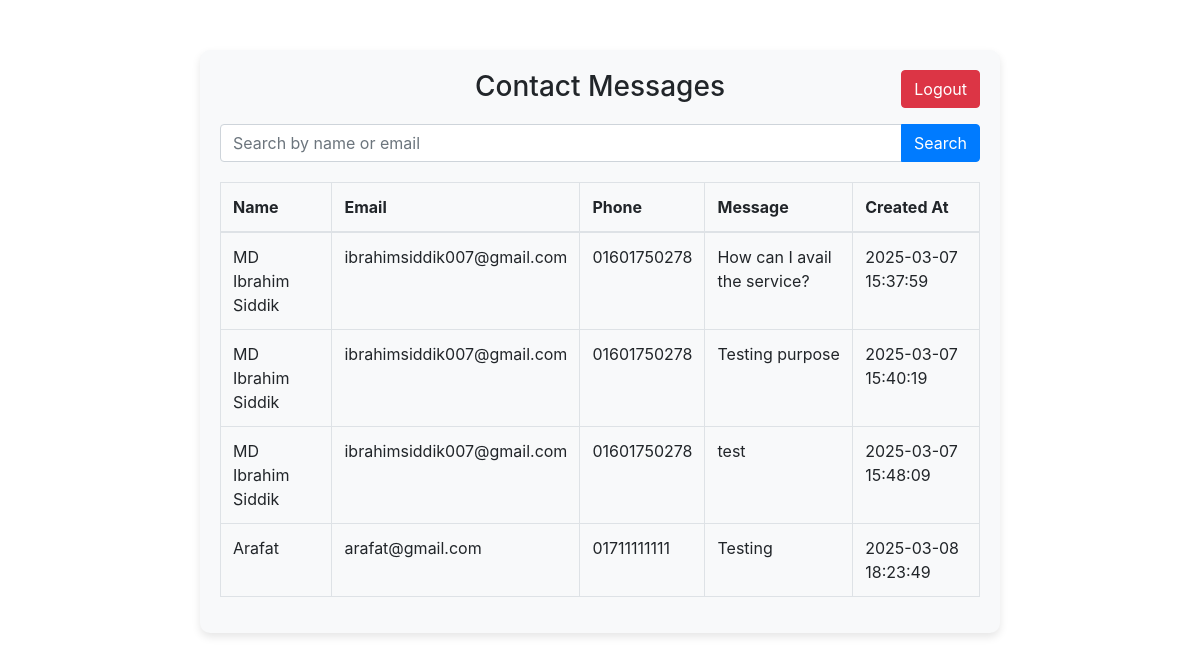
/admin_contacts.php (signed in), run on an earlier commit of the app's database.
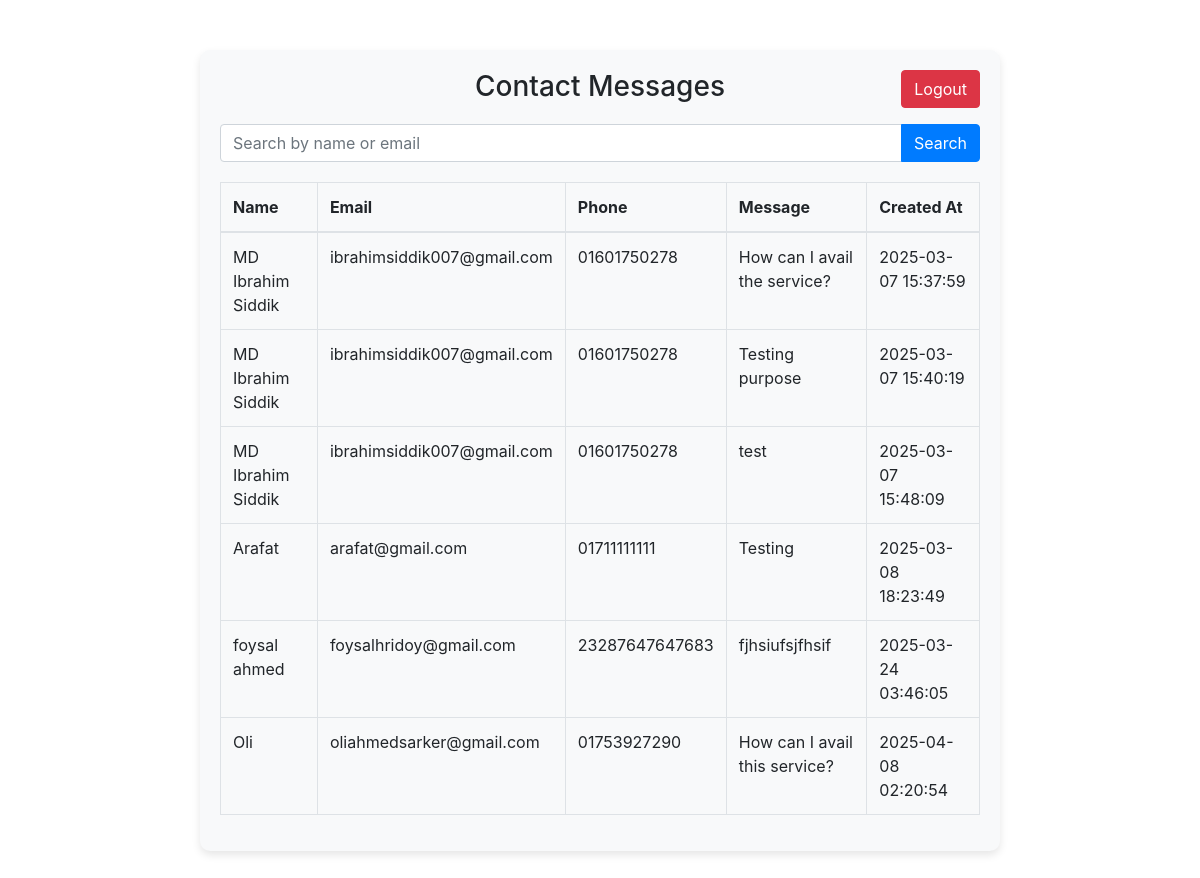
And on a later commit of the database.
### tables this page shows
CREATE TABLE `contacts` (
  `id` int(11) NOT NULL,
  `name` varchar(255) NOT NULL,
  `email` varchar(255) NOT NULL,
  `phone` varchar(20) NOT NULL,
  `message` text NOT NULL,
  `created_at` timestamp NOT NULL DEFAULT current_timestamp()
);

### admin_contacts.php (the view, shortened to what this page needs)
<?php
include 'db.php';
$search = '';
$query = "SELECT name, email, phone, message, created_at FROM contacts WHERE name LIKE ? OR email LIKE ?";
$stmt = $conn1->prepare($query);
$search_param = '%' . $search . '%';
$stmt->bind_param("ss", $search_param, $search_param);
$stmt->execute();
$result = $stmt->get_result();
?>
<!DOCTYPE html>
<html lang="en">
<head>
    <link href="https://stackpath.bootstrapcdn.com/bootstrap/4.5.2/css/bootstrap.min.css" rel="stylesheet">
</head>
<body>
    <div class="container">
        <div class="dashboard-container">
            <a href="admin_dashboard.php?logout=true" class="btn btn-danger logout-link">Logout</a>
            <h3 class="text-center">Contact Messages</h3>
            <form class="search-form" method="GET" action="admin_contacts.php">
                <div class="input-group">
                    <input type="text" class="form-control" name="search" placeholder="Search by name or email" value="<?php echo htmlspecialchars($search); ?>">
                    <div class="input-group-append">
                        <button class="btn btn-primary" type="submit">Search</button>
                    </div>
                </div>
            </form>
            <table class="table table-bordered">
                <thead>
                    <tr>
                        <th>Name</th>
                        <th>Email</th>
                        <th>Phone</th>
                        <th>Message</th>
                        <th>Created At</th>
                    </tr>
                </thead>
                <tbody>
                    <?php while ($row = $result->fetch_assoc()): ?>
                        <tr>
                            <td><?php echo htmlspecialchars($row['name']); ?></td>
                            <td><?php echo htmlspecialchars($row['email']); ?></td>
                            <td><?php echo htmlspecialchars($row['phone']); ?></td>
                            <td><?php echo htmlspecialchars($row['message']); ?></td>
                            <td><?php echo htmlspecialchars($row['created_at']); ?></td>
                        </tr>
                    <?php endwhile; ?>
                </tbody>
            </table>
        </div>
    </div>
</body>
</html>

What changed in the data, as far as the page shows it:
added contacts: name "foysal ahmed", email "foysalhridoy@gmail.com", phone "23287647647683", message "fjhsiufsjfhsif", created_at "2025-03-24 03:46:05"
added contacts: name "Oli", email "oliahmedsarker@gmail.com", phone "01753927290", message "How can I avail this service?", created_at "2025-04-08 02:20:54"
